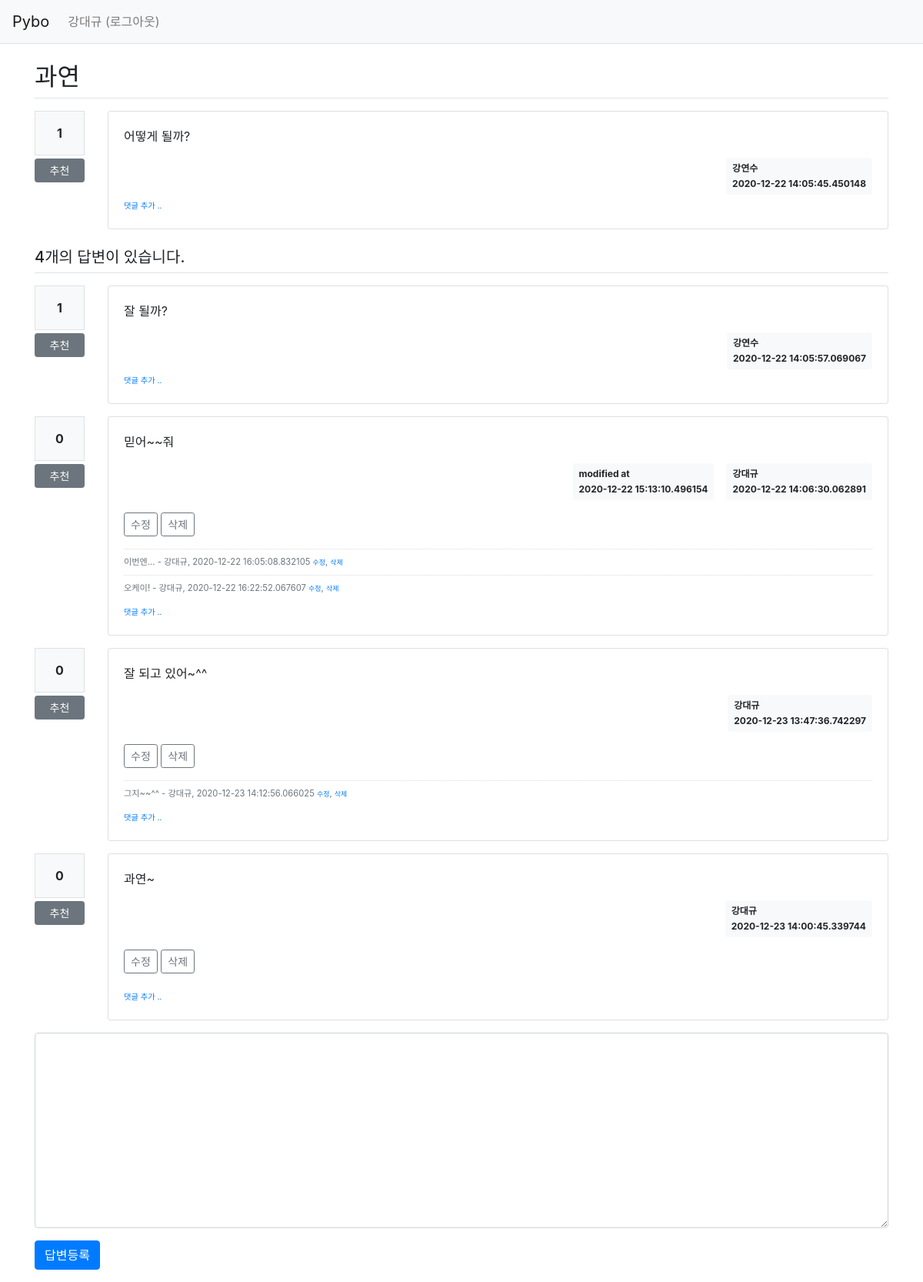
Page /question/detail/310/ (signed in) on the committed database.
### pybo/models.py (models this page shows)
class User(db.Model):
    id = db.Column(db.Integer, primary_key=True)
    username = db.Column(db.String(150), unique=True, nullable=False)
    password = db.Column(db.String(200), nullable=False)
    email = db.Column(db.String(120), unique=True, nullable=False)

class Question(db.Model):
    id = db.Column(db.Integer, primary_key=True)
    subject = db.Column(db.String(200), nullable=False)
    content = db.Column(db.Text(), nullable=False)
    create_date = db.Column(db.DateTime(), nullable=False)
    user_id = db.Column(db.Integer, db.ForeignKey('user.id', ondelete='CASCADE'), nullable=False)
    user = db.relationship('User', backref=db.backref('question_set'))
    modify_date = db.Column(db.DateTime(), nullable=True)
    voter = db.relationship('User', secondary=question_voter, backref=db.backref('question_voter_set'))

class Answer(db.Model):
    id = db.Column(db.Integer, primary_key=True)
    question_id = db.Column(db.Integer, db.ForeignKey('question.id', ondelete='CASCADE'))
    question = db.relationship('Question', backref=db.backref('answer_set'))
    content = db.Column(db.Text(), nullable=False)
    create_date = db.Column(db.DateTime(), nullable=False)
    user_id = db.Column(db.Integer, db.ForeignKey('user.id', ondelete='CASCADE'), nullable=False)
    user = db.relationship('User', backref=db.backref('answer_set'))
    modify_date = db.Column(db.DateTime(), nullable=True)
    voter = db.relationship('User', secondary=answer_voter, backref=db.backref('answer_voter_set'))

class Comment(db.Model):
    id = db.Column(db.Integer, primary_key=True)
    user_id = db.Column(db.Integer, db.ForeignKey('user.id', ondelete='CASCADE'), nullable=False)
    user = db.relationship('User', backref=db.backref('comment_set'))
    content = db.Column(db.Text(), nullable=False)
    create_date = db.Column(db.DateTime(), nullable=False)
    modify_date = db.Column(db.DateTime())
    question_id = db.Column(db.Integer, db.ForeignKey('question.id', ondelete='CASCADE'), nullable=True)
    question = db.relationship('Question', backref=db.backref('comment_set'))
    answer_id = db.Column(db.Integer, db.ForeignKey('answer.id', ondelete='CASCADE'), nullable=True)
    answer = db.relationship('Answer', backref=db.backref('comment_set'))

### pybo/views/question_views.py (the view)
@bp.route('/detail/<int:question_id>/')
def detail(question_id):
    form = AnswerForm()
    question = Question.query.get_or_404(question_id)
    return render_template('question/question_detail.html', question=question, form=form)

### pybo/forms.py
class AnswerForm(FlaskForm):
    content = TextAreaField('내용', validators=[DataRequired('내용은 필수입력 항목입니다.')])

### pybo/views/auth_views.py (called while the page is built)
@bp.before_app_request
def load_logged_in_user():
    user_id = session.get('user_id')
    if user_id is None:
        g.user = None
    else:
        g.user = User.query.get(user_id)

### pybo/templates/question/question_detail.html (shortened to what this page needs)
{% extends 'base.html' %}
{% block content %}
<div class="container my-3">
    <h2 class="border-bottom py-2">{{ question.subject }}</h2>
    <div class="row my-3">
        <div class="col-1">
            <div class="bg-light text-center p-3 border font-weight-bolder mb-1">{{ question.voter|length }}</div>
            <a href="#" data-uri="{{ url_for('vote.question', question_id=question.id) }}"
               class="recommend btn btn-sm btn-secondary btn-block my-1">추천</a>
        </div>
        <div class="col-11">
            <div class="card">
                <div class="card-body">
                    <div class="card-text">{{ question.content|markdown }}</div>
                    <div class="d-flex justify-content-end">
                        <div class="badge badge-light p-2 text-left">
                            <div class="mb-2">{{ question.user.username }}</div>
                            <div>{{ question.create_date }}</div>
                        </div>
                    </div>
                    <div>
                        <a href="{{ url_for('comment.create_question', question_id=question.id) }}"
                           class="small"><small>댓글 추가 ..</small></a>
                    </div>
                </div>
            </div>
        </div>
    </div>
    <h5 class="border-bottom my-3 py-2">{{ question.answer_set|length }}개의 답변이 있습니다.</h5>
    {% for answer in question.answer_set %}
    <div class="row my-3">
        <div class="col-1">
            <div class="bg-light text-center p-3 border font-weight-bolder mb-1">{{ answer.voter|length }}</div>
            <a href="#" data-uri="{{ url_for('vote.answer', answer_id=answer.id) }}"
                class="recommend btn btn-sm btn-secondary btn-block my-1">추천</a>
        </div>
        <div class="col-11">
            <div class="card">
                <div class="card-body">
                    <div class="card-text">{{ answer.content|markdown }}</div>
                    <div class="d-flex justify-content-end">
                        {% if answer.modify_date %}
                        <div class="badge badge-light p-2 text-left mx-3">
                            <div class="mb-2">modified at</div>
                            <div>{{ answer.modify_date }}</div>
                        </div>
                        {% endif %}
                        <div class="badge badge-light p-2 text-left">
                            <div class="mb-2">{{ answer.user.username }}</div>
                            <div>{{ answer.create_date }}</div>
                        </div>
                    </div>
                    {% if g.user == answer.user %}
                    <div class="my-3">
                        <a href="{{ url_for('answer.modify', answer_id=answer.id) }}"
                            class="btn btn-sm btn-outline-secondary">수정</a>
                        <a href="#" class="delete btn btn-sm btn-outline-secondary "
                            data-uri="{{ url_for('answer.delete', answer_id=answer.id) }}">삭제</a>
                    </div>
                    {% endif %}
                    {% if answer.comment_set|length > 0 %}
                    <div class="mt-3">
                    {% for comment in answer.comment_set %}
                        <div class="comment py-2 text-muted">
                            <span style="white-space: pre-line;">{{ comment.content }}</span>
                            <span>
                                - {{ comment.user.username }}, {{ comment.create_date }}
                            </span>
                            {% if g.user == comment.user %}
                            <a href="{{ url_for('comment.modify_answer', comment_id=comment.id) }}" class="small">수정</a>,
                            <a href="#" class="small delete"
                               data-uri="{{ url_for('comment.delete_answer', comment_id=comment.id) }}">삭제</a>
                            {% endif %}
                        </div>
                    {% endfor %}
                    </div>
                    {% endif %}
                    <div>
                        <a href="{{ url_for('comment.create_answer', answer_id=answer.id) }}"
                           class="small"><small>댓글 추가 ..</small></a>
                    </div>
                </div>
            </div>
        </div>
    </div>
    {% endfor %}
    <form action="{{ url_for('answer.create', question_id=question.id) }}" method="post" class="my-3">
        <div class="form-group">
            <textarea {% if not g.user %}disabled{% endif %}
                    name="content" id="content" class="form-control" rows="10"></textarea>
        </div>
        <input type="submit" value="답변등록" class="btn btn-primary">
    </form>
</div>
{% endblock %}

### pybo/templates/navbar.html (shortened to what this page needs)
<nav class="navbar navbar-expand-lg navbar-light bg-light border-bottom">
    <a class="navbar-brand" href="{{ url_for('main.index') }}">Pybo</a>
    <div class="collapse navbar-collapse flex-grow-0" id="navbarNav">
        {% if g.user %}
        <ul class="navbar-nav">
            <li class="nav-item ">
                <a class="nav-link" href="{{ url_for('auth.logout') }}">{{ g.user.username }} (로그아웃)</a>
            </li>
        </ul>
        {% endif %}
    </div>
</nav>

### pybo/static/style.css (style rules this page uses)
.comment { border-top:dotted 1px #ddd; font-size:0.7em; }

### rows in the picture
User: user.username "강대규"
Question: subject "과연", content "어떻게 될까?", create_date "2020-12-22 14:05:45.450148"
User: user.username "강연수"
Answer: voter|length "1", content "잘 될까?", user.username "강연수", create_date "2020-12-22 14:05:57.069067"
Answer: voter|length "0", content "믿어~~줘", modify_date "2020-12-22 15:13:10.496154", user.username "강대규", create_date "2020-12-22 14:06:30.062891"
Comment: content "이번엔...", user.username "강대규", create_date "2020-12-22 16:05:08.832105"
Comment: content "오케이!", user.username "강대규", create_date "2020-12-22 16:22:52.067607"
Answer: voter|length "0", content "잘 되고 있어~^^", user.username "강대규", create_date "2020-12-23 13:47:36.742297"
Comment: content "그지~~^^", user.username "강대규", create_date "2020-12-23 14:12:56.066025"
Answer: voter|length "0", content "과연~", user.username "강대규", create_date "2020-12-23 14:00:45.339744"

### other values in the picture
{{ question.voter|length }} "1"
{{ question.answer_set|length }} "4"
